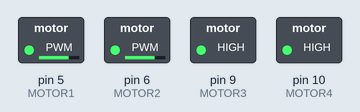
This sketch was run on a simulated Arduino Uno, built with avr-gcc and run on an emulated ATmega328P. Shown: switched loads named in the sketch (green lamp = pin HIGH). What the sketch prints to the serial monitor is not drawn.

Above: at 0.05 s.
Timing chart, 0 to 6.9 s (numbered marks = the images above):
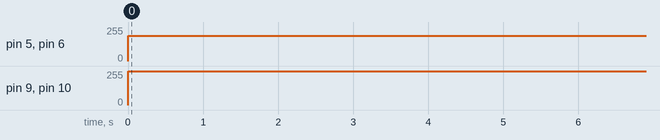

Measured:
- by itself, pin 5 (MOTOR1), pin 6 (MOTOR2), pin 9 (MOTOR3), pin 10 (MOTOR4): repeats every 3.0 s: 205/255 1.0 s, 210/255 1.0 s, 200/255 1.0 s

The sketch:

PWM_Atmega.ino
```cpp
// #include <ESP8266WiFi.h>
#define MOTOR1 5
#define MOTOR2 6
#define MOTOR3 9
#define MOTOR4 10
#define MAX 700
#define MIN 200

void setup() {
  // analogWriteFreq(24000);

  Serial.begin(9600);
  pinMode(MOTOR1,OUTPUT);
  pinMode(MOTOR2,OUTPUT);
  pinMode(MOTOR3,OUTPUT);
  pinMode(MOTOR4,OUTPUT);
}


void loop() {
    analogWrite(MOTOR1,MAX);
    analogWrite(MOTOR2,MAX);
    analogWrite(MOTOR3,MAX);
    analogWrite(MOTOR4,MAX);

    Serial.println("hola espera 5s");
    delay(9000);
    Serial.println("emp");


    for (int i = MAX - 1; i > MIN; i--) {
    analogWrite(MOTOR1,i);
    analogWrite(MOTOR2,i);
    analogWrite(MOTOR3,i);
    analogWrite(MOTOR4,i);
    delay(1);
    }

//    analogWrite(MOTOR1,MIN);
//    analogWrite(MOTOR2,MIN);
//    analogWrite(MOTOR3,MIN);
//    analogWrite(MOTOR4,MIN);

    Serial.println("calibracion lista");


    while(1){
    analogWrite(MOTOR1,MIN + 5);
    analogWrite(MOTOR2,MIN + 5);
    analogWrite(MOTOR3,MIN + 5);
    analogWrite(MOTOR4,MIN + 5);

    delay(1000);

    analogWrite(MOTOR1,MIN + 10);
    analogWrite(MOTOR2,MIN + 10);
    analogWrite(MOTOR3,MIN + 10);
    analogWrite(MOTOR4,MIN + 10);

    delay(1000);

    analogWrite(MOTOR1,MIN);
    analogWrite(MOTOR2,MIN);
    analogWrite(MOTOR3,MIN);
    analogWrite(MOTOR4,MIN);

    delay(1000);
    }
}
```
